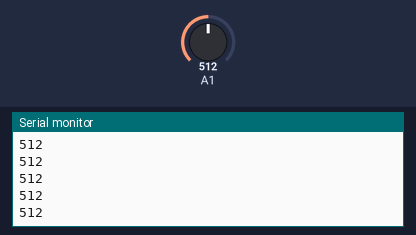
The sketch below on a simulated Arduino Uno, built with avr-gcc and run on an emulated ATmega328P. Parts: the last lines printed to the serial monitor. The test bench sets the inputs (shaded band); at power-on: A1 = 512.

Above: at 1.2 s.
1.3 s: A1 set to 716
At 2.4 s:
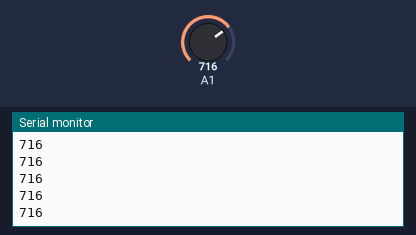
2.8 s: A1 set to 900
At 3.4 s:
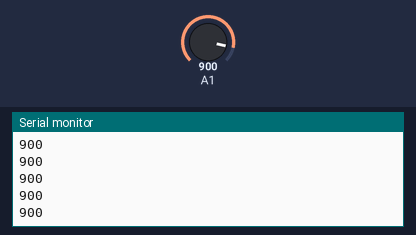
Timing chart, 0 to 5.8 s (numbered marks = the images above; inputs shaded):
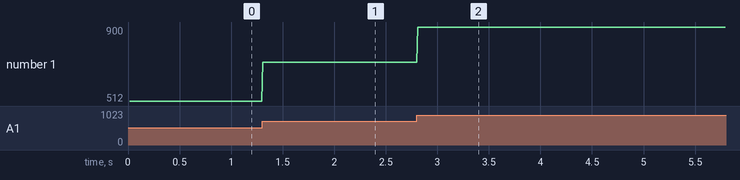

The sketch:

Photoresistor.ino
```cpp
void setup() {
  // put your setup code here, to run once:
  //wait till the serial monitor is openned
  Serial.begin(9600);
  while (!Serial) {
    ;
  }
  Serial.println("Photoresistor:");
}

void loop() {
  // put your main code here, to run repeatedly:
  Serial.println(analogRead(A1));
  delay(10);
}
```

Measured:
- after the input at 1.3 s, the serial monitor: prints a new line at once (image 1)
- after the input at 2.8 s, the serial monitor: prints a new line at once (image 2)
- plotted number 1: 512 → 716 after the input at 1.3 s, 716 → 900 after the input at 2.8 s
